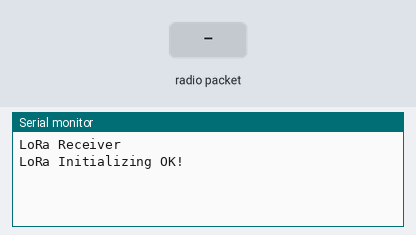
Simulated run of this sketch. Board: ESP32. Shown: the last lines printed to the serial monitor. The inputs (shaded band) are chosen by the test bench. No radio packets arrive unless stated.

Above: at 1.2 s.
1.3 s: radio packet "1" arrives
At 3.4 s:
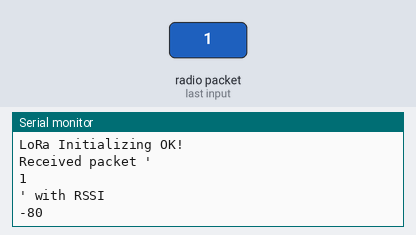
3.8 s: radio packet "0" arrives
At 4.5 s:
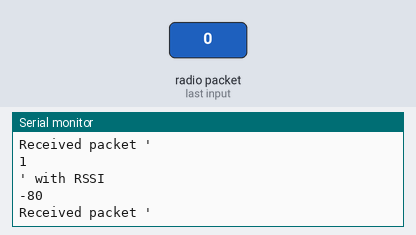
5.3 s: radio packet "2" arrives
At 7.6 s:
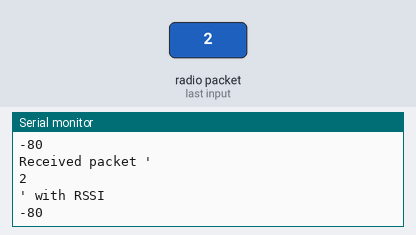
Timing chart, 0 to 9.1 s (numbered marks = the images above; inputs shaded):
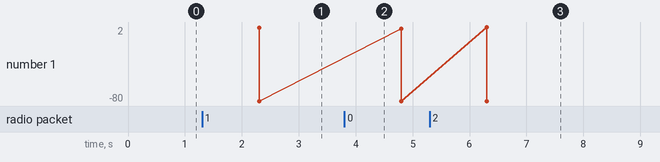

The sketch:

receiver.ino
```cpp
// // receiver.ino
// // ESP32 test code to simulate LoRa data reception and send formatted packets over Serial

// // Example format:
// // CAN-TI-34; A-450; T-27.5; P-1; X-200; Y-500; Z-450; YX-1; YY-1; YZ-1;

// unsigned long prevMillis = 0;
// int counter = 0;

// void setup() {
//   Serial.begin(115200);
// }

// void loop() {
//   unsigned long currentMillis = millis();
//   if (currentMillis - prevMillis >= 1000) { // send every 1 second
//     prevMillis = currentMillis;
//     counter++;

//     // Generate some dummy data (simulate sensors)
//     int TI = counter;                          // time index
//     float altitude = random(400, 500);         // meters
//     float temperature = random(200, 350) / 10.0; // °C
//     float pressure = random(90, 110);          // kPa
//     int x = random(-500, 500);
//     int y = random(-500, 500);
//     int z = random(-500, 500);
//     int yawX = random(-10, 10);
//     int yawY = random(-10, 10);
//     int yawZ = random(-10, 10);

//     // Print in the required format
//     Serial.print("CAN-TI-");
//     Serial.print(TI);
//     Serial.print("; A-");
//     Serial.print(altitude);
//     Serial.print("; T-");
//     Serial.print(temperature);
//     Serial.print("; P-");
//     Serial.print(pressure);
//     Serial.print("; X-");
//     Serial.print(x);
//     Serial.print("; Y-");
//     Serial.print(y);
//     Serial.print("; Z-");
//     Serial.print(z);
//     Serial.print("; YX-");
//     Serial.print(yawX);
//     Serial.print("; YY-");
//     Serial.print(yawY);
//     Serial.print("; YZ-");
//     Serial.print(yawZ);
//     Serial.println(";");
//   }
// }


#include <LoRa.h>
#include <SPI.h>

#define ss 5
#define rst 14
#define dio0 2

void setup()
{
  Serial.begin(115200);
  while (!Serial);
  Serial.println("LoRa Receiver");

  LoRa.setPins(ss, rst, dio0);    //setup LoRa transceiver module

  while (!LoRa.begin(433E6))     //433E6 - Asia, 866E6 - Europe, 915E6 - North America
  {
    Serial.println(".");
    delay(500);
  }
  LoRa.setSyncWord(0xA5);
  Serial.println("LoRa Initializing OK!");
}

void loop()
{
  int packetSize = LoRa.parsePacket();    // try to parse packet
  if (packetSize)
  {

    Serial.println("Received packet '");

    while (LoRa.available())              // read packet
    {
      String LoRaData = LoRa.readString();
      Serial.println(LoRaData);
    }
    Serial.println("' with RSSI ");         // print RSSI of packet
    Serial.println(LoRa.packetRssi());
  }
}
```

Measured:
- after the input at 1.3 s, the serial monitor: prints a new line at once (image 1)
- after the input at 5.3 s, the serial monitor: prints a new line after 1.0 s (image 3)
